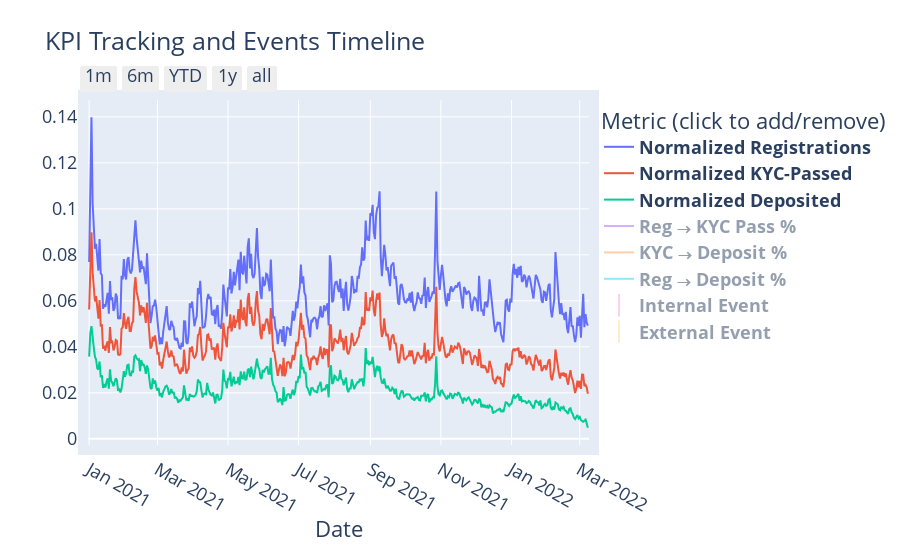

This figure's notebook cell:
### Code cell
import plotly.graph_objects as go

fig = go.Figure()

fig.add_trace(go.Scatter(x=df["Registration Date"], y=df["Registrations"]/df["BTC Price"],
                         name="<b>Normalized Registrations</b>",  hovertext=df[["Registrations", "BTC Price"]], hovertemplate=" %{y}<br><b>Regs</b>: %{hovertext[0]}<br><b>BTC Price</b>: %{hovertext[1]:$,.0f}<br>"
                         ))

fig.add_trace(go.Scatter(x=df["Registration Date"], y=df["Passed KYC"]/df["BTC Price"],
                         name="<b>Normalized KYC-Passed</b>",
                         hovertext=df["Passed KYC"], hovertemplate=" %{y}<br><b>Passed KYC</b>: %{hovertext}<br>"
                         ))

fig.add_trace(go.Scatter(x=df["Registration Date"], y=df["Made a Deposit"]/df["BTC Price"],
                         name="<b>Normalized Deposited</b>",
                         hovertext=df["Made a Deposit"], hovertemplate=" %{y}<br><b>Made a Deposit</b>: %{hovertext}<br>"
                         ))

fig.add_trace(go.Scatter(x=df["Registration Date"], y=df["Reg to KYC Passed %"],
                         name="<b>Reg → KYC Pass %</b>", visible='legendonly',
                         hovertext=df["Reg to KYC Passed %"], hovertemplate=" %{y:.1%}<br>"
                         ))

fig.add_trace(go.Scatter(x=df["Registration Date"], y=df["KYC to Deposit %"],
                         name="<b>KYC → Deposit %</b>", visible='legendonly',
                         hovertext=df["KYC to Deposit %"], hovertemplate=" %{y:.1%}<br>"
                         ))

fig.add_trace(go.Scatter(x=df["Registration Date"], y=df["Reg to Deposit %"],
                         name="<b>Reg → Deposit %</b>", visible='legendonly',
                         hovertext=df["Reg to Deposit %"], hovertemplate=" %{y:.1%}<br>"
                         ))




# ----- circle version on regs --------
# fig.add_trace(go.Scatter(x=df_events["Registration Date"], y=df_events["Registrations"]/df_events["BTC Price"],
#                          name="Event", mode='markers', marker=dict(size=12, line=dict(width=2, color='DarkSlateGrey')),
#                          hovertext=df_events["Event"]
#                          ))

fig.add_trace(go.Scatter(x=df2["Date"], y=df2["Internal Event bool"],
                         name="<b>Internal Event</b>", mode='markers', marker_symbol="line-ns", marker=dict(size=100000, line=dict(width=2, color='rgba(222, 76, 170, 0.5)')),
                         hovertext=df2["Internal Event"], hovertemplate="<i>%{hovertext}</i><br>", hoveron='points', visible='legendonly'
                         ))


fig.add_trace(go.Scatter(x=df2["Date"], y=df2["External Event bool"],
                         name="<b>External Event</b>", mode='markers', marker_symbol="line-ns", marker=dict(size=100000, line=dict(width=2, color='rgba(250, 178, 56, 0.5)')),
                         hovertext=df2["External Event"], hovertemplate="<i>%{hovertext}</i><br>", hoveron='points', visible='legendonly'
                         ))

fig.update_layout(
    title="KPI Tracking and Events Timeline<br><br>",
    xaxis_title="Date",
    yaxis_title="",
    legend_title="Metric (click to add/remove)",
    font=dict(size=18),
    hovermode="x unified",
    hoverdistance=1,
    xaxis_range=['2020-12-31', df["Registration Date"][df["Registration Date"].shape[0]-1]],
    #template='plotly_dark'
)


# hovertemplate="%{x}%{hover.text}",
# df_events["Registrations"]/df_events["BTC Price"]
fig.update_xaxes(
    rangeslider_visible=False,
    rangeselector=dict(
        buttons=list([
            dict(count=1, label="1m", step="month", stepmode="backward"),
            dict(count=6, label="6m", step="month", stepmode="backward"),
            dict(count=1, label="YTD", step="year", stepmode="todate"),
            dict(count=1, label="1y", step="year", stepmode="backward"),
            dict(step="all")
        ])
    )
)
fig.update_layout(margin=dict(pad=10))
fig.show()

### Figure 1 — Plotly figure (JSON) as saved in the notebook; plotly's stock layout.template omitted (floating-point values rounded to 4 significant figures; data arrays with more than 128 entries replaced by an {"elided": "..."} marker saying what was removed)
{"data": [{"hovertemplate": " %{y}<br><b>Regs</b>: %{hovertext[0]}<br><b>BTC Price</b>: %{hovertext[1]:$,.0f}<br>", "hovertext": {"elided": "433x2 float values"}, "name": "<b>Normalized Registrations</b>", "x": {"elided": "433 str values"}, "y": {"elided": "433 float values"}, "type": "scatter"}, {"hovertemplate": " %{y}<br><b>Passed KYC</b>: %{hovertext}<br>", "hovertext": {"elided": "433 float values"}, "name": "<b>Normalized KYC-Passed</b>", "x": {"elided": "433 str values"}, "y": {"elided": "433 float values"}, "type": "scatter"}, {"hovertemplate": " %{y}<br><b>Made a Deposit</b>: %{hovertext}<br>", "hovertext": {"elided": "433 float values"}, "name": "<b>Normalized Deposited</b>", "x": {"elided": "433 str values"}, "y": {"elided": "433 float values"}, "type": "scatter"}, {"hovertemplate": " %{y:.1%}<br>", "hovertext": {"elided": "433 float values"}, "name": "<b>Reg → KYC Pass %</b>", "visible": "legendonly", "x": {"elided": "433 str values"}, "y": {"elided": "433 float values"}, "type": "scatter"}, {"hovertemplate": " %{y:.1%}<br>", "hovertext": {"elided": "433 float values"}, "name": "<b>KYC → Deposit %</b>", "visible": "legendonly", "x": {"elided": "433 str values"}, "y": {"elided": "433 float values"}, "type": "scatter"}, {"hovertemplate": " %{y:.1%}<br>", "hovertext": {"elided": "433 float values"}, "name": "<b>Reg → Deposit %</b>", "visible": "legendonly", "x": {"elided": "433 str values"}, "y": {"elided": "433 float values"}, "type": "scatter"}, {"hoveron": "points", "hovertemplate": "<i>%{hovertext}</i><br>", "hovertext": {"elided": "425 str values"}, "marker": {"line": {"color": "rgba(222, 76, 170, 0.5)", "width": 2}, "size": 100000, "symbol": "line-ns"}, "mode": "markers", "name": "<b>Internal Event</b>", "visible": "legendonly", "x": {"elided": "425 str values"}, "y": {"elided": "425 float values"}, "type": "scatter"}, {"hoveron": "points", "hovertemplate": "<i>%{hovertext}</i><br>", "hovertext": {"elided": "425 str values"}, "marker": {"line": {"color": "rgba(250, 178, 56, 0.5)", "width": 2}, "size": 100000, "symbol": "line-ns"}, "mode": "markers", "name": "<b>External Event</b>", "visible": "legendonly", "x": {"elided": "425 str values"}, "y": {"elided": "425 float values"}, "type": "scatter"}], "layout": {"font": {"size": 18}, "xaxis": {"title": {"text": "Date"}, "range": ["2020-12-31", "2022-03-09"], "rangeslider": {"visible": false}, "rangeselector": {"buttons": [{"count": 1, "label": "1m", "step": "month", "stepmode": "backward"}, {"count": 6, "label": "6m", "step": "month", "stepmode": "backward"}, {"count": 1, "label": "YTD", "step": "year", "stepmode": "todate"}, {"count": 1, "label": "1y", "step": "year", "stepmode": "backward"}, {"step": "all"}]}}, "title": {"text": "KPI Tracking and Events Timeline<br><br>"}, "yaxis": {"title": {"text": ""}}, "legend": {"title": {"text": "Metric (click to add/remove)"}}, "hovermode": "x unified", "hoverdistance": 1, "margin": {"pad": 10}}}
